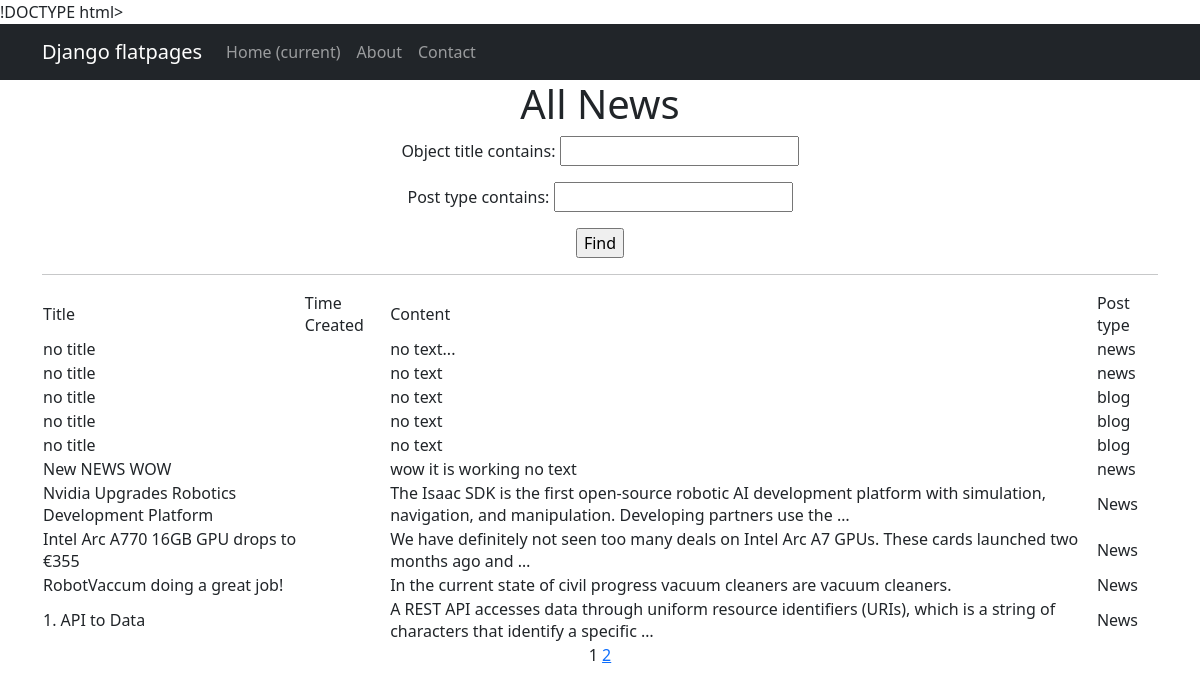
Page /news/ on the committed database.
### news/models.py (models this page shows, shortened)
class Post(models.Model):
    news = 'News'
    blog = 'Blog'
    event_choice = [(news, 'News'), (blog, 'Blog')]
    author = models.ForeignKey(Author, on_delete=models.CASCADE)
    post_type = models.CharField(max_length=255, choices=event_choice, default='Blog')
    creation = models.DateTimeField(auto_now_add=True)
    category = models.ManyToManyField(Category, through='PostCategory')
    object_title = models.CharField(max_length=60, default='no title')
    object_content = models.TextField(default='no text')
    rating = models.IntegerField(default=0)

### news/views.py (the view)
# urls.py: path('', PostList.as_view(), name='post_list'),
class PostList(ListView):
    model = Post
    ordering = 'creation'
    template_name = 'news.html'
    context_object_name = 'news'
    paginate_by = 10
    def get_queryset(self):
        queryset = super().get_queryset()
        self.filterset = NewsFilter(self.request.GET, queryset)
        return self.filterset.qs
    def get_context_data(self, **kwargs):
        context = super().get_context_data(**kwargs)
        context['filterset'] = self.filterset
        return context

### news/templatetags/custom_tags.py (called while the page is built)
@register.simple_tag(takes_context=True)
def url_replace(context, **kwargs):
    d = context['request'].GET.copy()
    for k, v in kwargs.items():
        d[k] = v
    return d.urlencode()

### templates/news.html (shortened to what this page needs)
{% extends 'flatpages/default.html' %}
{% load custom_tags %}
{% load profanity %}
{% block content %}
   <h1>All News</h1>
   <form action="" method="get">
       {{ filterset.form.as_p }}
       <input type="submit" value="Find" />
   </form>
    <hr>
    {% if news %}
        <table>
            <tr>
               <td>Title</td>
               <td>Time Created</td>
               <td>Content</td>
               <td>Post type</td>
           </tr>
           {% for post in news %}
           <tr>
               <td>{{ post.object_title }}</td>
               <td>{{ post.time_created }}</td>
               <td>{{ post.object_content|truncatewords:20 }}</td>
               <td>{{ post.post_type }}</td>
               <td>{{ post.post_category }}</td>
           </tr>
           {% endfor %}
       </table>
    {% else %}
       <h2>No News!</h2>
    {% endif %}
   {{ page_obj.number }}
   {% if page_obj.has_next %}
       <a href="?{% url_replace page=page_obj.next_page_number %}">{{ page_obj.next_page_number }}</a>
   {% endif %}
{% endblock content %}

### templates/flatpages/default.html (shortened to what this page needs)
<html lang="en">
    <head>
        {% load static %}
        <link href="{% static 'css/styles.css' %}" rel="stylesheet" />
    </head>
    <body>
        <nav class="navbar navbar-expand-lg navbar-dark bg-dark static-top">
   <div class="container">
       <a class="navbar-brand" href="#">Django flatpages</a>
       <div class="collapse navbar-collapse" id="navbarResponsive">
           <ul class="navbar-nav ml-auto">
               <li class="nav-item active">
                   <a class="nav-link" href="#">Home
                       <span class="sr-only">(current)</span>
                   </a>
               </li>
               <li class="nav-item">
                   <a class="nav-link" href="/about/">About</a>
               </li>
               <li class="nav-item">
                   <a class="nav-link" href="/contacts/">Contact</a>
               </li>
           </ul>
       </div>
   </div>
</nav>
        <div class="container">
            <div class="row">
                <div class="col-lg-12 text-center">
                    {% block content %}{% endblock content %}
                </div>
            </div>
        </div>
    </body>
</html>

### rows in the picture
Post: object_title "no title", object_content "no text...", post_type "news"
Post: object_title "no title", object_content "no text", post_type "news"
Post: object_title "no title", object_content "no text", post_type "blog"
Post: object_title "no title", object_content "no text", post_type "blog"
Post: object_title "no title", object_content "no text", post_type "blog"
Post: object_title "New NEWS WOW", object_content "wow it is working no text", post_type "news"
Post: object_title "Nvidia Upgrades Robotics Development Platform", object_content "The Isaac SDK is the first open-source robotic AI development platform with simulation, navigation, and manipulation. Developing partners use the …", post_type "News"
Post: object_title "Intel Arc A770 16GB GPU drops to €355", object_content "We have definitely not seen too many deals on Intel Arc A7 GPUs. These cards launched two months ago and …", post_type "News"
Post: object_title "RobotVaccum doing a great job!", object_content "In the current state of civil progress vacuum cleaners are vacuum cleaners.", post_type "News"
Post: object_title "1. API to Data", object_content "A REST API accesses data through uniform resource identifiers (URIs), which is a string of characters that identify a specific …", post_type "News"

### other values in the picture
{{ page_obj.number }} "1"
{{ page_obj.next_page_number }} "2"
